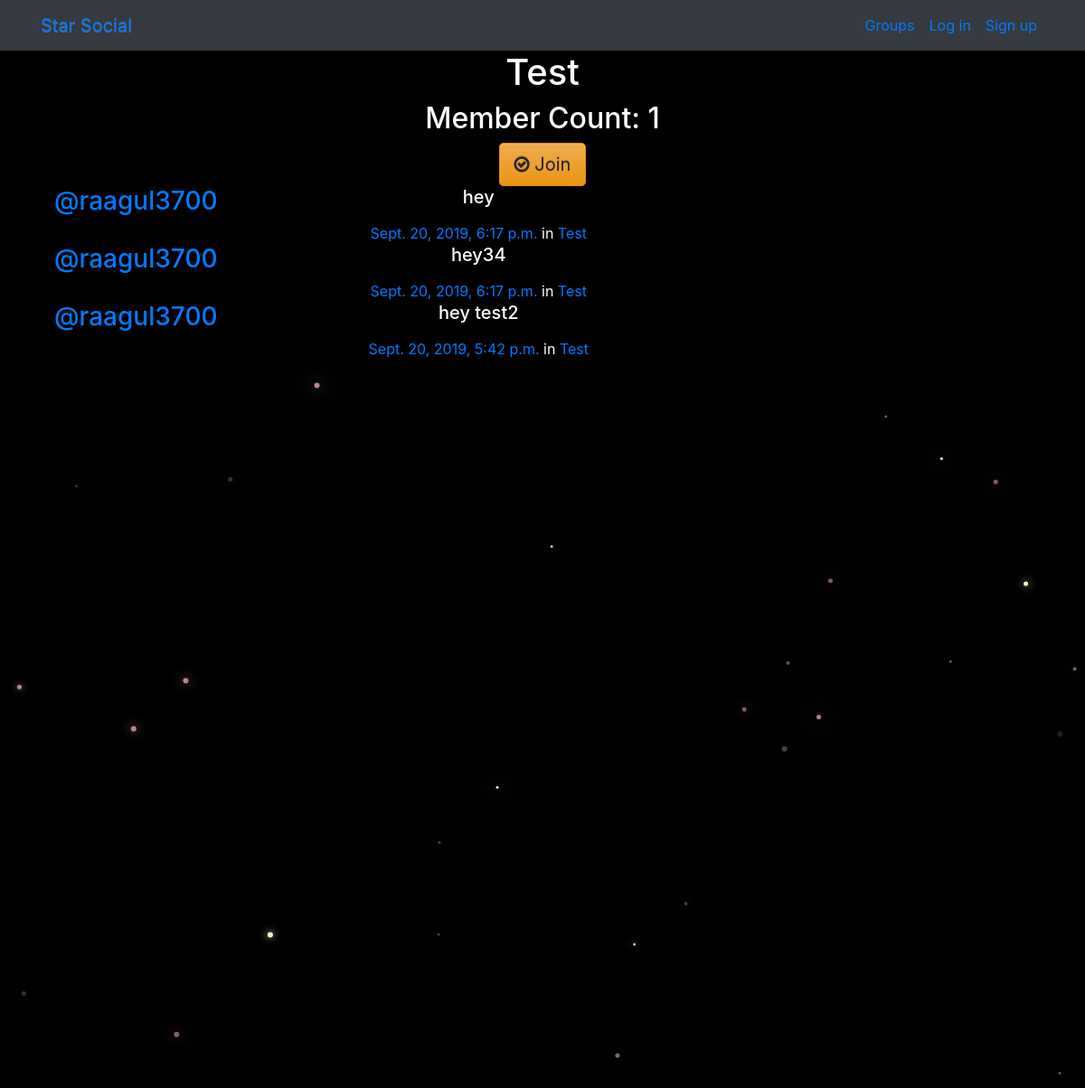
Screenshot of /groups/posts/in/test/ with the database file from the repository.
### groups/models.py (models this page shows, shortened)
class Group(models.Model):
    name = models.CharField(max_length=255, unique=True)
    slug = models.SlugField(allow_unicode=True, unique=True)
    description = models.TextField(blank=True, default='')
    description_html = models.TextField(editable=False, default='', blank=True)
    members = models.ManyToManyField(User,through="GroupMember")
    class Meta:
        ordering = ["name"]

### posts/models.py (models this page shows, shortened)
class Post(models.Model):
    user = models.ForeignKey(User, related_name="posts",on_delete=models.CASCADE)
    created_at = models.DateTimeField(auto_now=True)
    message = models.TextField()
    message_html = models.TextField(editable=False)
    group = models.ForeignKey(Group, related_name="posts",null=True, blank=True,on_delete=models.CASCADE)
    class Meta:
        ordering = ["-created_at"]
        unique_together = ["user", "message"]

### groups/views.py (the view)
# urls.py: path("posts/in/<slug>/",views.SingleGroup.as_view(),name="single"),
class SingleGroup(generic.DetailView):
    model = Group

### groups/templates/groups/group_detail.html
{% extends "groups/group_base.html" %}
{% block pregroup %}
<div class="container">
  <h1>{{group.name}}</h1>
  <h2> Member Count: {{group.members.count}}</h2>
  <div class="content">
  	{% if user in group.members.all %}
  		<a href="{% url 'groups:leave' slug=group.slug %}" class="btn btn-lg btn-warning"><span class="fa fa-times-circle-o"></span> Leave</a>
  	{% else %}
  		<a href="{% url 'groups:join' slug=group.slug %}" class="btn btn-lg btn-warning"><span class="fa fa-check-circle-o"></span> Join</a>
  	{% endif %}
  </div>
</div>
{% endblock %}
{% block group_content %}
<div class="col-md-8">
	{% if group.posts.count == 0 %}
	<h2>No posts in this group yet!</h2>
	{% else %}
		{% for post in group.posts.all %}
			{% include "posts/_post.html" %}
		{% endfor %}
	{% endif %}
</div>
{% endblock %}

### posts/templates/posts/_post.html (shortened to what this page needs)
<div class="media">
	<h3 class="mr-5"><a href="{% url 'posts:for_user' username=post.user.username %}">@{{ post.user.username }}</a></h3>
	<div class="media-body">
		<h5>{{ post.message_html|safe }}</h5>
			<time class="time"><a href="{% url 'posts:single' username=post.user.username pk=post.pk %}">{{ post.created_at }}</a></time>
			{% if post.group %}
			<span class="group-name">in <a href="#">{{ post.group.name }}</a></span>
			{% endif %}
	</div>
</div>

### static/simplesocial/css/master.css (style rules this page uses)
body { margin: 0; overflow: hidden; background-color: black; color:white; }

### rows the page displays
Group: name "Test", members.count "1"
Post: user.username "raagul3700", message_html "hey", created_at "Sept. 20, 2019, 6:17 p.m.", group.name "Test"
Post: user.username "raagul3700", message_html "hey34", created_at "Sept. 20, 2019, 6:17 p.m.", group.name "Test"
Post: user.username "raagul3700", message_html "hey test2", created_at "Sept. 20, 2019, 5:42 p.m.", group.name "Test"
